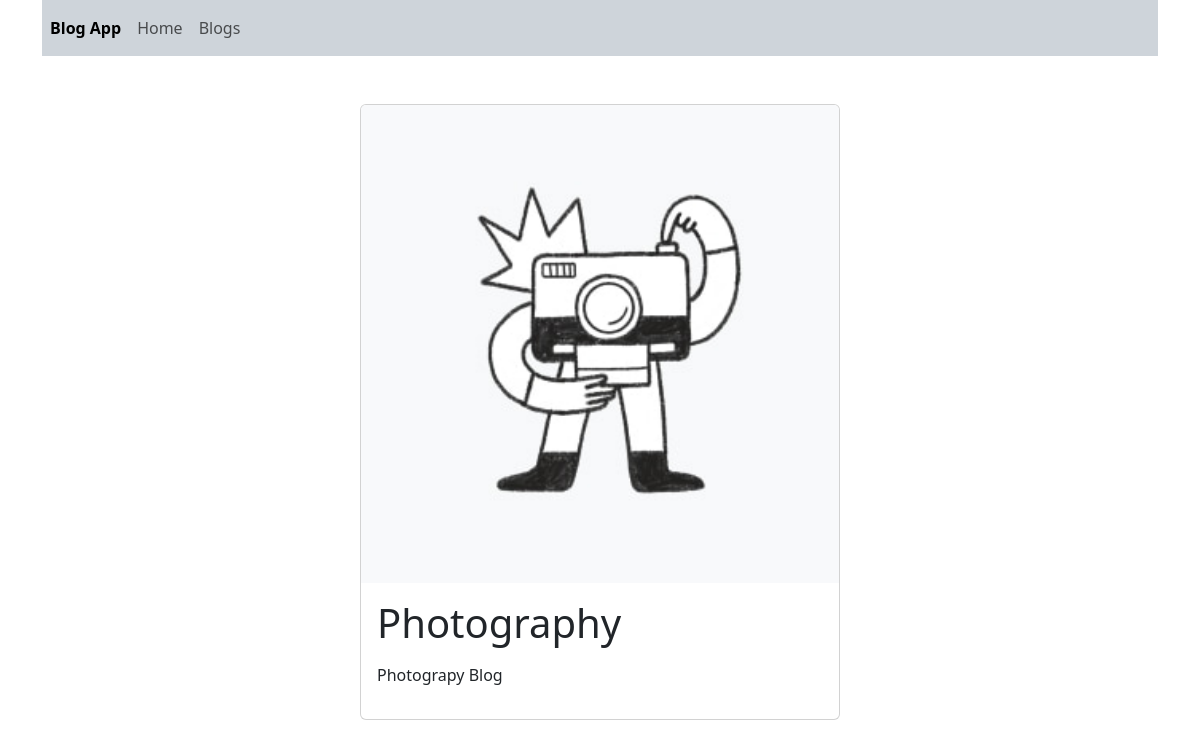
/blogs/photography, run on the app's committed database.
### blog/models.py (models this page shows, shortened)
class Blog(models.Model):
    title = models.CharField(max_length=50)
    img = models.ImageField(upload_to="blogs")#upload için düzenlendi
    description = RichTextField()
    slug = models.SlugField(null=False,blank=True,db_index=True,unique=True)
    category = models.ForeignKey(Category,default=1,on_delete=models.CASCADE)

### blog/views.py (the view)
# urls.py: path("blogs/<str:slug>",views.blog_detail_with_slug, name="blog_detail"),
def blog_detail_with_slug(request,slug:str):
    model = Blog.objects.get(slug=slug)
    CONTEXT = {
        "title":"Blog Detail",
        "blog":model
    }
    return render(request,"blog/blog-details.html",CONTEXT)

### blog/templates/blog/blog-details.html
{% extends 'base.html' %} {% load static %} {% block content %}
<div class="card mx-auto mt-5" style="max-width: 30em">
  <img src="{{ blog.img.url }}" class="card-img-top" />
  <div class="card-body">
    <h1>{{ blog.title }}</h1>
    <p class="card-text">{{blog.description|safe}}</p>
  </div>
</div>
{% endblock content %}

### data on the page
Blog: img (picture), title "Photography", description "Photograpy Blog"
